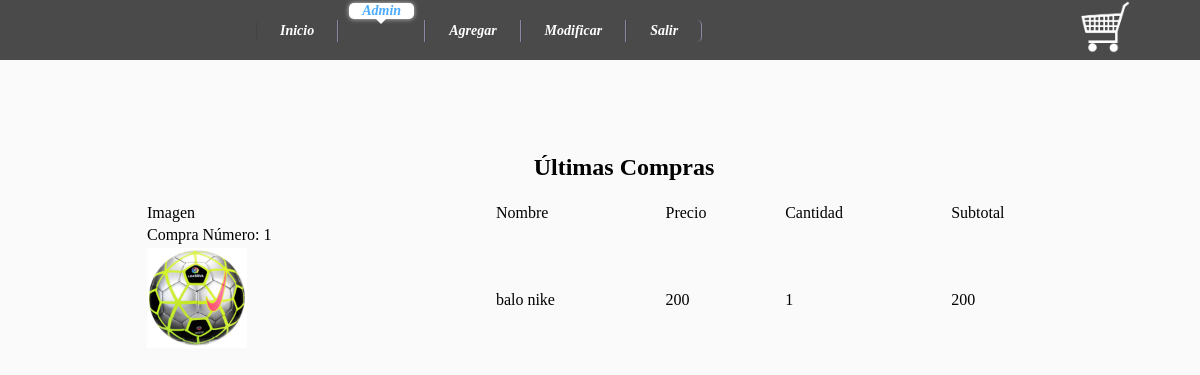
The page /admin.php (signed in) on the database its author committed.
### tables this page shows
CREATE TABLE `compras` (
  `Id` int(11) NOT NULL,
  `numeroventa` int(11) DEFAULT NULL,
  `nombre` varchar(50) DEFAULT NULL,
  `imagen` varchar(20) DEFAULT NULL,
  `precio` varchar(10) DEFAULT NULL,
  `cantidad` varchar(10) DEFAULT NULL,
  `subtotal` varchar(10) DEFAULT NULL
);

### admin.php (the view, shortened to what this page needs)
<!DOCTYPE html>
<html lang="es">
<head>
	<link rel="stylesheet" type="text/css" href="./css/estilos.css">
</head>
<body>
	<header>
		<a href="./carritodecompras.php" title="ver carrito de compras">
			<img src="./imagenes/carrito.png">
		</a>
	</header>
	<section>
	<nav class="menu2">
	  <menu>
	    <li><a href="./">Inicio</a></li>
	    <li><a href="#" class="selected">Admin</a></li>
	    <li><a href="./admin/agregarproducto.php" >Agregar</a></li>
	    <li><a href="./admin/modificar.php" >Modificar</a></li>
	    <li><a href="./login/cerrar.php">Salir</a></li>
	  </menu>
	</nav>
	<center><h1>Últimas Compras</h1></center>
	<table border="0px" width="100%">
		<tr>
			<td>Imagen</td>
			<td>Nombre</td>
			<td>Precio</td>
			<td>Cantidad</td>
			<td>Subtotal</td>
		</tr>
		<?php
			$re=mysql_query("select * from compras");
			$numeroventa=0;
			while ($f=mysql_fetch_array($re)) {
					if($numeroventa	!=$f['numeroventa']){
						echo '<tr><td>Compra Número: '.$f['numeroventa'].' </td></tr>';
					}
					$numeroventa=$f['numeroventa'];
					echo '<tr>
						<td><img src="./productos/'.$f['imagen'].'" width="100px" heigth="100px" /></td>
						<td>'.$f['nombre'].'</td>
						<td>'.$f['precio'].'</td>
						<td>'.$f['cantidad'].'</td>
						<td>'.$f['subtotal'].'</td>
					</tr>';
			}
		?>
	</table>
	</section>
</body>
</html>

### css/estilos.css (style rules this page uses)
html { padding: 0px; margin: 0px; }
body { background-color: #fafafa; padding: 0px; margin: 0px; }
header { width: 100%; height: 60px; background-color: #4a4a4a; color:white; }
a { color: #4a4a4a; font-weight: bolder; font-size: 1.2rem; text-decoration: none; }
header a { width: 50px; left: 90%; display: inline-block; vertical-align: top; position: fixed; z-index: 2; background-color: #4a4a4a; }
header a img { width: 100%; }
section { width: 80%; min-height: 500px; padding: 2%; margin:0 auto; margin-left: 10%; margin-top: 50px; }
nav { width : 65%; position: absolute; z-index: 3; left: 18%; top:.5%; }
menu:after , menu:before { display : block; content : ' '; }
menu:after { clear : both; }
li { list-style-type : none; float : left; cursor : pointer; padding : 3px 10px; }
li:first-child { border-radius : 5px 0 0 5px; }
li:last-child { border-radius : 0 5px 5px 0; }
li a { display : block; padding : 0 13px; font-size : 26px; text-decoration : none; border-radius : 5px; position : relative; top : 0; color : #FFF; transition : all .4s; }
li a:after { display : block; content : ''; position : absolute; top : 100%; left : 42%; border-style : solid; border-color : transparent; border-width : 5px 5px 0 5px; transition : all .4s; }
.menu2 a { font-family : georgia; font-size : 14px; font-style : italic; text-transform : capitalize; }
.menu2 li { border-right : 1px solid rgba(200,200,255,0.5); border-left : 1px solid rgba(40,40,40,0.2); }
.selected { top : -20px; color : #4eacff; background-color: #fff; box-shadow : 0 0 5px 0 rgba(255, 255, 255, 0.7); transition : all .4s; }
.selected:after { border-color : white transparent transparent transparent; transition : all .4s; }

### rows shown on the page
compras: numeroventa "1", imagen (picture), nombre "balo nike", precio "200", cantidad "1", subtotal "200"
